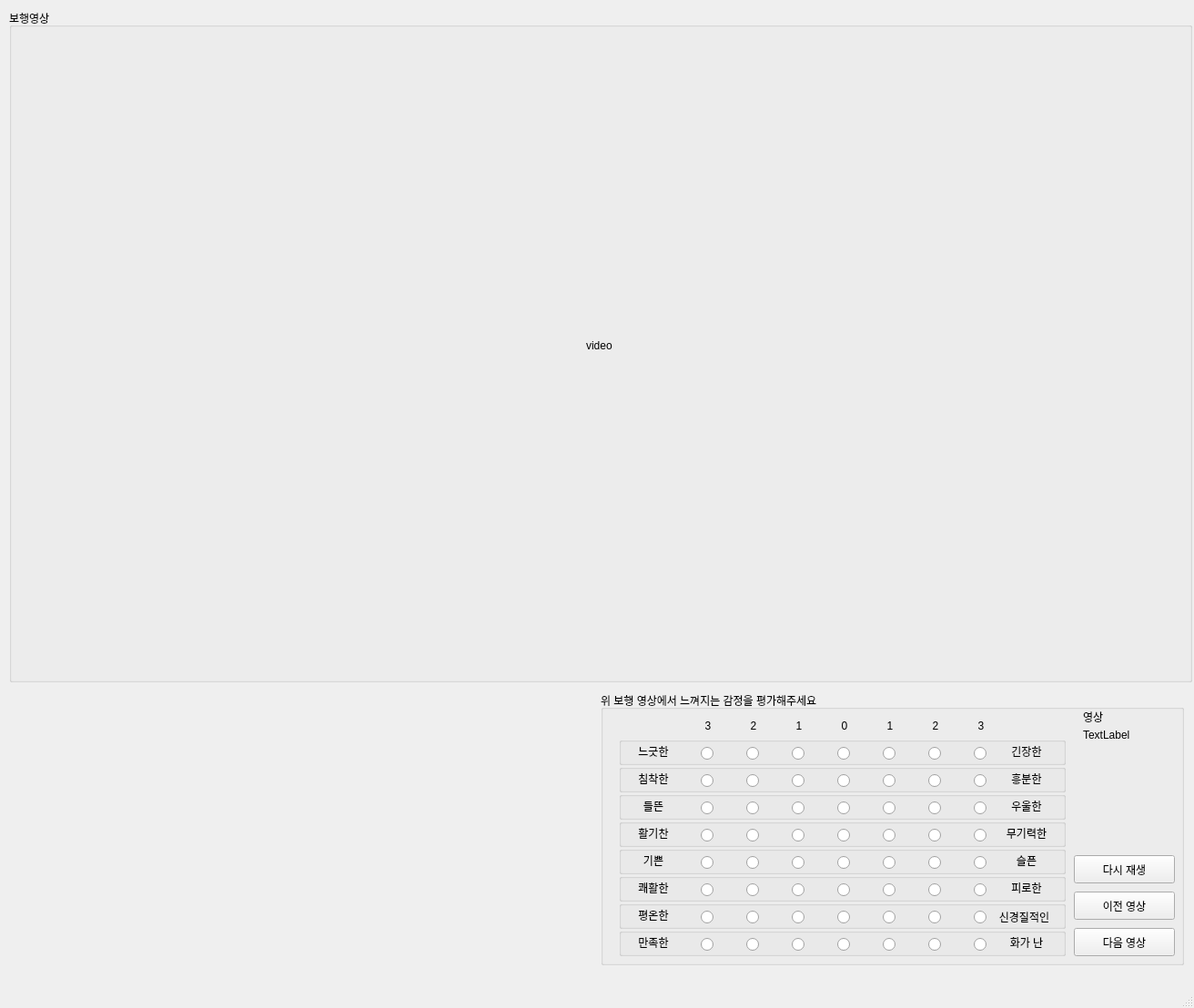
<?xml version="1.0" encoding="UTF-8"?>
<ui version="4.0">
 <class>MainWindow</class>
 <widget class="QMainWindow" name="MainWindow">
  <property name="geometry">
   <rect>
    <x>0</x>
    <y>0</y>
    <width>1312</width>
    <height>1108</height>
   </rect>
  </property>
  <property name="windowTitle">
   <string>MainWindow</string>
  </property>
  <widget class="QWidget" name="centralwidget">
   <widget class="QGroupBox" name="gait_vid">
    <property name="geometry">
     <rect>
      <x>10</x>
      <y>10</y>
      <width>1300</width>
      <height>740</height>
     </rect>
    </property>
    <property name="title">
     <string>보행영상</string>
    </property>
    <widget class="QLabel" name="vid_label">
     <property name="geometry">
      <rect>
       <x>10</x>
       <y>10</y>
       <width>1280</width>
       <height>720</height>
      </rect>
     </property>
     <property name="text">
      <string>video </string>
     </property>
     <property name="alignment">
      <set>Qt::AlignCenter</set>
     </property>
    </widget>
   </widget>
   <widget class="QGroupBox" name="groupBox_2">
    <property name="geometry">
     <rect>
      <x>660</x>
      <y>760</y>
      <width>641</width>
      <height>301</height>
     </rect>
    </property>
    <property name="title">
     <string>위 보행 영상에서 느껴지는 감정을 평가해주세요</string>
    </property>
    <widget class="QLabel" name="label">
     <property name="geometry">
      <rect>
       <x>110</x>
       <y>30</y>
       <width>16</width>
       <height>16</height>
      </rect>
     </property>
     <property name="text">
      <string>3</string>
     </property>
     <property name="alignment">
      <set>Qt::AlignCenter</set>
     </property>
    </widget>
    <widget class="QLabel" name="label_2">
     <property name="geometry">
      <rect>
       <x>160</x>
       <y>30</y>
       <width>16</width>
       <height>16</height>
      </rect>
     </property>
     <property name="text">
      <string>2</string>
     </property>
     <property name="alignment">
      <set>Qt::AlignCenter</set>
     </property>
    </widget>
    <widget class="QLabel" name="label_3">
     <property name="geometry">
      <rect>
       <x>210</x>
       <y>30</y>
       <width>16</width>
       <height>16</height>
      </rect>
     </property>
     <property name="text">
      <string>1</string>
     </property>
     <property name="alignment">
      <set>Qt::AlignCenter</set>
     </property>
    </widget>
    <widget class="QLabel" name="label_4">
     <property name="geometry">
      <rect>
       <x>260</x>
       <y>30</y>
       <width>16</width>
       <height>16</height>
      </rect>
     </property>
     <property name="text">
      <string>0</string>
     </property>
     <property name="alignment">
      <set>Qt::AlignCenter</set>
     </property>
    </widget>
    <widget class="QLabel" name="label_5">
     <property name="geometry">
      <rect>
       <x>310</x>
       <y>30</y>
       <width>16</width>
       <height>16</height>
      </rect>
     </property>
     <property name="text">
      <string>1</string>
     </property>
     <property name="alignment">
      <set>Qt::AlignCenter</set>
     </property>
    </widget>
    <widget class="QLabel" name="label_6">
     <property name="geometry">
      <rect>
       <x>360</x>
       <y>30</y>
       <width>16</width>
       <height>16</height>
      </rect>
     </property>
     <property name="text">
      <string>2</string>
     </property>
     <property name="alignment">
      <set>Qt::AlignCenter</set>
     </property>
    </widget>
    <widget class="QLabel" name="label_7">
     <property name="geometry">
      <rect>
       <x>410</x>
       <y>30</y>
       <width>16</width>
       <height>16</height>
      </rect>
     </property>
     <property name="text">
      <string>3</string>
     </property>
     <property name="alignment">
      <set>Qt::AlignCenter</set>
     </property>
    </widget>
    <widget class="QGroupBox" name="groupBox">
     <property name="geometry">
      <rect>
       <x>20</x>
       <y>50</y>
       <width>491</width>
       <height>31</height>
      </rect>
     </property>
     <property name="title">
      <string/>
     </property>
     <widget class="QLabel" name="label_24">
      <property name="geometry">
       <rect>
        <x>10</x>
        <y>10</y>
        <width>56</width>
        <height>12</height>
       </rect>
      </property>
      <property name="text">
       <string>느긋한</string>
      </property>
      <property name="alignment">
       <set>Qt::AlignCenter</set>
      </property>
     </widget>
     <widget class="QLabel" name="label_25">
      <property name="geometry">
       <rect>
        <x>420</x>
        <y>10</y>
        <width>56</width>
        <height>12</height>
       </rect>
      </property>
      <property name="text">
       <string>긴장한</string>
      </property>
      <property name="alignment">
       <set>Qt::AlignCenter</set>
      </property>
     </widget>
     <widget class="QRadioButton" name="radioButton">
      <property name="geometry">
       <rect>
        <x>90</x>
        <y>10</y>
        <width>16</width>
        <height>16</height>
       </rect>
      </property>
      <property name="text">
       <string/>
      </property>
     </widget>
     <widget class="QRadioButton" name="radioButton_2">
      <property name="geometry">
       <rect>
        <x>140</x>
        <y>10</y>
        <width>16</width>
        <height>16</height>
       </rect>
      </property>
      <property name="text">
       <string/>
      </property>
     </widget>
     <widget class="QRadioButton" name="radioButton_3">
      <property name="geometry">
       <rect>
        <x>190</x>
        <y>10</y>
        <width>16</width>
        <height>16</height>
       </rect>
      </property>
      <property name="text">
       <string/>
      </property>
     </widget>
     <widget class="QRadioButton" name="radioButton_4">
      <property name="geometry">
       <rect>
        <x>240</x>
        <y>10</y>
        <width>16</width>
        <height>16</height>
       </rect>
      </property>
      <property name="text">
       <string/>
      </property>
     </widget>
     <widget class="QRadioButton" name="radioButton_5">
      <property name="geometry">
       <rect>
        <x>290</x>
        <y>10</y>
        <width>16</width>
        <height>16</height>
       </rect>
      </property>
      <property name="text">
       <string/>
      </property>
     </widget>
     <widget class="QRadioButton" name="radioButton_6">
      <property name="geometry">
       <rect>
        <x>340</x>
        <y>10</y>
        <width>16</width>
        <height>16</height>
       </rect>
      </property>
      <property name="text">
       <string/>
      </property>
     </widget>
     <widget class="QRadioButton" name="radioButton_7">
      <property name="geometry">
       <rect>
        <x>390</x>
        <y>10</y>
        <width>16</width>
        <height>16</height>
       </rect>
      </property>
      <property name="text">
       <string/>
      </property>
     </widget>
    </widget>
    <widget class="QGroupBox" name="groupBox_3">
     <property name="geometry">
      <rect>
       <x>20</x>
       <y>80</y>
       <width>491</width>
       <height>31</height>
      </rect>
     </property>
     <property name="title">
      <string/>
     </property>
     <widget class="QLabel" name="label_26">
      <property name="geometry">
       <rect>
        <x>10</x>
        <y>10</y>
        <width>56</width>
        <height>12</height>
       </rect>
      </property>
      <property name="text">
       <string>침착한</string>
      </property>
      <property name="alignment">
       <set>Qt::AlignCenter</set>
      </property>
     </widget>
     <widget class="QLabel" name="label_27">
      <property name="geometry">
       <rect>
        <x>420</x>
        <y>10</y>
        <width>56</width>
        <height>12</height>
       </rect>
      </property>
      <property name="text">
       <string>흥분한</string>
      </property>
      <property name="alignment">
       <set>Qt::AlignCenter</set>
      </property>
     </widget>
     <widget class="QRadioButton" name="radioButton_8">
      <property name="geometry">
       <rect>
        <x>90</x>
        <y>10</y>
        <width>16</width>
        <height>16</height>
       </rect>
      </property>
      <property name="text">
       <string/>
      </property>
     </widget>
     <widget class="QRadioButton" name="radioButton_9">
      <property name="geometry">
       <rect>
        <x>140</x>
        <y>10</y>
        <width>16</width>
        <height>16</height>
       </rect>
      </property>
      <property name="text">
       <string/>
      </property>
     </widget>
     <widget class="QRadioButton" name="radioButton_10">
      <property name="geometry">
       <rect>
        <x>190</x>
        <y>10</y>
        <width>16</width>
        <height>16</height>
       </rect>
      </property>
      <property name="text">
       <string/>
      </property>
     </widget>
     <widget class="QRadioButton" name="radioButton_11">
      <property name="geometry">
       <rect>
        <x>240</x>
        <y>10</y>
        <width>16</width>
        <height>16</height>
       </rect>
      </property>
      <property name="text">
       <string/>
      </property>
     </widget>
     <widget class="QRadioButton" name="radioButton_12">
      <property name="geometry">
       <rect>
        <x>290</x>
        <y>10</y>
        <width>16</width>
        <height>16</height>
       </rect>
      </property>
      <property name="text">
       <string/>
      </property>
     </widget>
     <widget class="QRadioButton" name="radioButton_13">
      <property name="geometry">
       <rect>
        <x>340</x>
        <y>10</y>
        <width>16</width>
        <height>16</height>
       </rect>
      </property>
      <property name="text">
       <string/>
      </property>
     </widget>
     <widget class="QRadioButton" name="radioButton_14">
      <property name="geometry">
       <rect>
        <x>390</x>
        <y>10</y>
        <width>16</width>
        <height>16</height>
       </rect>
      </property>
      <property name="text">
       <string/>
      </property>
     </widget>
    </widget>
    <widget class="QGroupBox" name="groupBox_4">
     <property name="geometry">
      <rect>
       <x>20</x>
       <y>110</y>
       <width>491</width>
       <height>31</height>
      </rect>
     </property>
     <property name="title">
      <string/>
     </property>
     <widget class="QLabel" name="label_28">
      <property name="geometry">
       <rect>
        <x>10</x>
        <y>10</y>
        <width>56</width>
        <height>12</height>
       </rect>
      </property>
      <property name="text">
       <string>들뜬</string>
      </property>
      <property name="alignment">
       <set>Qt::AlignCenter</set>
      </property>
     </widget>
     <widget class="QLabel" name="label_29">
      <property name="geometry">
       <rect>
        <x>420</x>
        <y>10</y>
        <width>56</width>
        <height>12</height>
       </rect>
      </property>
      <property name="text">
       <string>우울한</string>
      </property>
      <property name="alignment">
       <set>Qt::AlignCenter</set>
      </property>
     </widget>
     <widget class="QRadioButton" name="radioButton_15">
      <property name="geometry">
       <rect>
        <x>90</x>
        <y>10</y>
        <width>16</width>
        <height>16</height>
       </rect>
      </property>
      <property name="text">
       <string/>
      </property>
     </widget>
     <widget class="QRadioButton" name="radioButton_16">
      <property name="geometry">
       <rect>
        <x>140</x>
        <y>10</y>
        <width>16</width>
        <height>16</height>
       </rect>
      </property>
      <property name="text">
       <string/>
      </property>
     </widget>
     <widget class="QRadioButton" name="radioButton_17">
      <property name="geometry">
       <rect>
        <x>190</x>
        <y>10</y>
        <width>16</width>
        <height>16</height>
       </rect>
      </property>
      <property name="text">
       <string/>
      </property>
     </widget>
     <widget class="QRadioButton" name="radioButton_18">
      <property name="geometry">
       <rect>
        <x>240</x>
        <y>10</y>
        <width>16</width>
        <height>16</height>
       </rect>
      </property>
      <property name="text">
       <string/>
      </property>
     </widget>
     <widget class="QRadioButton" name="radioButton_19">
      <property name="geometry">
       <rect>
        <x>290</x>
        <y>10</y>
        <width>16</width>
        <height>16</height>
       </rect>
      </property>
      <property name="text">
       <string/>
      </property>
     </widget>
     <widget class="QRadioButton" name="radioButton_20">
      <property name="geometry">
       <rect>
        <x>340</x>
        <y>10</y>
        <width>16</width>
        <height>16</height>
       </rect>
      </property>
      <property name="text">
       <string/>
      </property>
     </widget>
     <widget class="QRadioButton" name="radioButton_21">
      <property name="geometry">
       <rect>
        <x>390</x>
        <y>10</y>
        <width>16</width>
        <height>16</height>
       </rect>
      </property>
      <property name="text">
       <string/>
      </property>
     </widget>
    </widget>
    <widget class="QGroupBox" name="groupBox_5">
     <property name="geometry">
      <rect>
       <x>20</x>
       <y>140</y>
       <width>491</width>
       <height>31</height>
      </rect>
     </property>
     <property name="title">
      <string/>
     </property>
     <widget class="QLabel" name="label_30">
      <property name="geometry">
       <rect>
        <x>10</x>
        <y>10</y>
        <width>56</width>
        <height>12</height>
       </rect>
      </property>
      <property name="text">
       <string>활기찬</string>
      </property>
      <property name="alignment">
       <set>Qt::AlignCenter</set>
      </property>
     </widget>
     <widget class="QLabel" name="label_31">
      <property name="geometry">
       <rect>
        <x>420</x>
        <y>10</y>
        <width>56</width>
        <height>12</height>
       </rect>
      </property>
      <property name="text">
       <string>무기력한</string>
      </property>
      <property name="alignment">
       <set>Qt::AlignCenter</set>
      </property>
     </widget>
     <widget class="QRadioButton" name="radioButton_22">
      <property name="geometry">
       <rect>
        <x>90</x>
        <y>10</y>
        <width>16</width>
        <height>16</height>
       </rect>
      </property>
      <property name="text">
       <string/>
      </property>
     </widget>
     <widget class="QRadioButton" name="radioButton_23">
      <property name="geometry">
       <rect>
        <x>140</x>
        <y>10</y>
        <width>16</width>
        <height>16</height>
       </rect>
      </property>
      <property name="text">
       <string/>
      </property>
     </widget>
     <widget class="QRadioButton" name="radioButton_24">
      <property name="geometry">
       <rect>
        <x>190</x>
        <y>10</y>
        <width>16</width>
        <height>16</height>
       </rect>
      </property>
      <property name="text">
       <string/>
      </property>
     </widget>
     <widget class="QRadioButton" name="radioButton_25">
      <property name="geometry">
       <rect>
        <x>240</x>
        <y>10</y>
        <width>16</width>
        <height>16</height>
       </rect>
      </property>
      <property name="text">
       <string/>
      </property>
     </widget>
     <widget class="QRadioButton" name="radioButton_26">
      <property name="geometry">
       <rect>
        <x>290</x>
        <y>10</y>
        <width>16</width>
        <height>16</height>
       </rect>
      </property>
      <property name="text">
       <string/>
      </property>
     </widget>
     <widget class="QRadioButton" name="radioButton_27">
      <property name="geometry">
       <rect>
        <x>340</x>
        <y>10</y>
        <width>16</width>
        <height>16</height>
       </rect>
      </property>
      <property name="text">
       <string/>
      </property>
     </widget>
     <widget class="QRadioButton" name="radioButton_28">
      <property name="geometry">
       <rect>
        <x>390</x>
        <y>10</y>
        <width>16</width>
        <height>16</height>
       </rect>
      </property>
      <property name="text">
       <string/>
      </property>
     </widget>
    </widget>
    <widget class="QGroupBox" name="groupBox_6">
     <property name="geometry">
      <rect>
       <x>20</x>
       <y>170</y>
       <width>491</width>
       <height>31</height>
      </rect>
     </property>
     <property name="title">
      <string/>
     </property>
     <widget class="QLabel" name="label_32">
      <property name="geometry">
       <rect>
        <x>10</x>
        <y>10</y>
        <width>56</width>
        <height>12</height>
       </rect>
      </property>
      <property name="text">
       <string>기쁜</string>
      </property>
      <property name="alignment">
       <set>Qt::AlignCenter</set>
      </property>
     </widget>
     <widget class="QLabel" name="label_33">
      <property name="geometry">
       <rect>
        <x>420</x>
        <y>10</y>
        <width>56</width>
        <height>12</height>
       </rect>
      </property>
      <property name="text">
       <string>슬픈</string>
      </property>
      <property name="alignment">
       <set>Qt::AlignCenter</set>
      </property>
     </widget>
     <widget class="QRadioButton" name="radioButton_29">
      <property name="geometry">
       <rect>
        <x>90</x>
        <y>10</y>
        <width>16</width>
        <height>16</height>
       </rect>
      </property>
      <property name="text">
       <string/>
      </property>
     </widget>
     <widget class="QRadioButton" name="radioButton_30">
      <property name="geometry">
       <rect>
        <x>140</x>
        <y>10</y>
        <width>16</width>
        <height>16</height>
       </rect>
      </property>
      <property name="text">
       <string/>
      </property>
     </widget>
     <widget class="QRadioButton" name="radioButton_31">
      <property name="geometry">
       <rect>
        <x>190</x>
        <y>10</y>
        <width>16</width>
        <height>16</height>
       </rect>
      </property>
      <property name="text">
       <string/>
      </property>
     </widget>
     <widget class="QRadioButton" name="radioButton_32">
      <property name="geometry">
       <rect>
        <x>240</x>
        <y>10</y>
        <width>16</width>
        <height>16</height>
       </rect>
      </property>
      <property name="text">
       <string/>
      </property>
     </widget>
     <widget class="QRadioButton" name="radioButton_33">
      <property name="geometry">
       <rect>
        <x>290</x>
        <y>10</y>
        <width>16</width>
        <height>16</height>
       </rect>
      </property>
      <property name="text">
       <string/>
      </property>
     </widget>
     <widget class="QRadioButton" name="radioButton_34">
      <property name="geometry">
       <rect>
        <x>340</x>
        <y>10</y>
        <width>16</width>
        <height>16</height>
       </rect>
      </property>
      <property name="text">
       <string/>
      </property>
     </widget>
     <widget class="QRadioButton" name="radioButton_35">
      <property name="geometry">
       <rect>
        <x>390</x>
        <y>10</y>
        <width>16</width>
        <height>16</height>
       </rect>
      </property>
      <property name="text">
       <string/>
      </property>
     </widget>
    </widget>
    <widget class="QGroupBox" name="groupBox_7">
     <property name="geometry">
      <rect>
       <x>20</x>
       <y>200</y>
       <width>491</width>
       <height>31</height>
      </rect>
     </property>
     <property name="title">
      <string/>
     </property>
     <widget class="QLabel" name="label_34">
      <property name="geometry">
       <rect>
        <x>10</x>
        <y>10</y>
        <width>56</width>
        <height>12</height>
       </rect>
      </property>
      <property name="text">
       <string>쾌활한</string>
      </property>
      <property name="alignment">
       <set>Qt::AlignCenter</set>
      </property>
     </widget>
     <widget class="QLabel" name="label_35">
      <property name="geometry">
       <rect>
        <x>420</x>
        <y>10</y>
        <width>56</width>
        <height>12</height>
       </rect>
      </property>
      <property name="text">
       <string>피로한</string>
      </property>
      <property name="alignment">
       <set>Qt::AlignCenter</set>
      </property>
     </widget>
     <widget class="QRadioButton" name="radioButton_36">
      <property name="geometry">
       <rect>
        <x>90</x>
        <y>10</y>
        <width>16</width>
        <height>16</height>
       </rect>
      </property>
      <property name="text">
       <string/>
      </property>
     </widget>
     <widget class="QRadioButton" name="radioButton_37">
      <property name="geometry">
       <rect>
        <x>140</x>
        <y>10</y>
        <width>16</width>
        <height>16</height>
       </rect>
      </property>
      <property name="text">
       <string/>
      </property>
     </widget>
     <widget class="QRadioButton" name="radioButton_38">
      <property name="geometry">
       <rect>
        <x>190</x>
        <y>10</y>
        <width>16</width>
        <height>16</height>
       </rect>
      </property>
      <property name="text">
       <string/>
      </property>
     </widget>
     <widget class="QRadioButton" name="radioButton_39">
      <property name="geometry">
       <rect>
        <x>240</x>
        <y>10</y>
        <width>16</width>
        <height>16</height>
       </rect>
      </property>
      <property name="text">
       <string/>
      </property>
     </widget>
     <widget class="QRadioButton" name="radioButton_40">
      <property name="geometry">
       <rect>
        <x>290</x>
        <y>10</y>
        <width>16</width>
        <height>16</height>
       </rect>
      </property>
      <property name="text">
       <string/>
      </property>
     </widget>
     <widget class="QRadioButton" name="radioButton_41">
      <property name="geometry">
       <rect>
        <x>340</x>
        <y>10</y>
        <width>16</width>
        <height>16</height>
       </rect>
      </property>
      <property name="text">
       <string/>
      </property>
     </widget>
     <widget class="QRadioButton" name="radioButton_42">
      <property name="geometry">
       <rect>
        <x>390</x>
        <y>10</y>
        <width>16</width>
        <height>16</height>
       </rect>
      </property>
      <property name="text">
       <string/>
      </property>
     </widget>
    </widget>
    <widget class="QGroupBox" name="groupBox_8">
     <property name="geometry">
      <rect>
       <x>20</x>
       <y>230</y>
       <width>491</width>
       <height>31</height>
      </rect>
     </property>
     <property name="title">
      <string/>
     </property>
     <widget class="QLabel" name="label_36">
      <property name="geometry">
       <rect>
        <x>10</x>
        <y>10</y>
        <width>56</width>
        <height>12</height>
       </rect>
      </property>
      <property name="text">
       <string>평온한</string>
      </property>
      <property name="alignment">
       <set>Qt::AlignCenter</set>
      </property>
     </widget>
     <widget class="QLabel" name="label_37">
      <property name="geometry">
       <rect>
        <x>410</x>
        <y>10</y>
        <width>71</width>
        <height>16</height>
       </rect>
      </property>
      <property name="text">
       <string>신경질적인</string>
      </property>
      <property name="alignment">
       <set>Qt::AlignCenter</set>
      </property>
     </widget>
     <widget class="QRadioButton" name="radioButton_43">
      <property name="geometry">
       <rect>
        <x>90</x>
        <y>10</y>
        <width>16</width>
        <height>16</height>
       </rect>
      </property>
      <property name="text">
       <string/>
      </property>
     </widget>
     <widget class="QRadioButton" name="radioButton_44">
      <property name="geometry">
       <rect>
        <x>140</x>
        <y>10</y>
        <width>16</width>
        <height>16</height>
       </rect>
      </property>
      <property name="text">
       <string/>
      </property>
     </widget>
     <widget class="QRadioButton" name="radioButton_45">
      <property name="geometry">
       <rect>
        <x>190</x>
        <y>10</y>
        <width>16</width>
        <height>16</height>
       </rect>
      </property>
      <property name="text">
       <string/>
      </property>
     </widget>
     <widget class="QRadioButton" name="radioButton_46">
      <property name="geometry">
       <rect>
        <x>240</x>
        <y>10</y>
        <width>16</width>
        <height>16</height>
       </rect>
      </property>
      <property name="text">
       <string/>
      </property>
     </widget>
     <widget class="QRadioButton" name="radioButton_47">
      <property name="geometry">
       <rect>
        <x>290</x>
        <y>10</y>
        <width>16</width>
        <height>16</height>
       </rect>
      </property>
      <property name="text">
       <string/>
      </property>
     </widget>
     <widget class="QRadioButton" name="radioButton_48">
      <property name="geometry">
       <rect>
        <x>340</x>
        <y>10</y>
        <width>16</width>
        <height>16</height>
       </rect>
      </property>
      <property name="text">
       <string/>
      </property>
     </widget>
     <widget class="QRadioButton" name="radioButton_49">
      <property name="geometry">
       <rect>
        <x>390</x>
        <y>10</y>
        <width>16</width>
        <height>16</height>
       </rect>
      </property>
      <property name="text">
       <string/>
      </property>
     </widget>
    </widget>
    <widget class="QGroupBox" name="groupBox_9">
     <property name="geometry">
      <rect>
       <x>20</x>
       <y>260</y>
       <width>491</width>
       <height>31</height>
      </rect>
     </property>
     <property name="title">
      <string/>
     </property>
     <widget class="QLabel" name="label_38">
      <property name="geometry">
       <rect>
        <x>10</x>
        <y>10</y>
        <width>56</width>
        <height>12</height>
       </rect>
      </property>
      <property name="text">
       <string>만족한</string>
      </property>
      <property name="alignment">
       <set>Qt::AlignCenter</set>
      </property>
     </widget>
     <widget class="QLabel" name="label_39">
      <property name="geometry">
       <rect>
        <x>420</x>
        <y>10</y>
        <width>56</width>
        <height>12</height>
       </rect>
      </property>
      <property name="text">
       <string>화가 난</string>
      </property>
      <property name="alignment">
       <set>Qt::AlignCenter</set>
      </property>
     </widget>
     <widget class="QRadioButton" name="radioButton_50">
      <property name="geometry">
       <rect>
        <x>90</x>
        <y>10</y>
        <width>16</width>
        <height>16</height>
       </rect>
      </property>
      <property name="text">
       <string/>
      </property>
     </widget>
     <widget class="QRadioButton" name="radioButton_51">
      <property name="geometry">
       <rect>
        <x>140</x>
        <y>10</y>
        <width>16</width>
        <height>16</height>
       </rect>
      </property>
      <property name="text">
       <string/>
      </property>
     </widget>
     <widget class="QRadioButton" name="radioButton_52">
      <property name="geometry">
       <rect>
        <x>190</x>
        <y>10</y>
        <width>16</width>
        <height>16</height>
       </rect>
      </property>
      <property name="text">
       <string/>
      </property>
     </widget>
     <widget class="QRadioButton" name="radioButton_53">
      <property name="geometry">
       <rect>
        <x>240</x>
        <y>10</y>
        <width>16</width>
        <height>16</height>
       </rect>
      </property>
      <property name="text">
       <string/>
      </property>
     </widget>
     <widget class="QRadioButton" name="radioButton_54">
      <property name="geometry">
       <rect>
        <x>290</x>
        <y>10</y>
        <width>16</width>
        <height>16</height>
       </rect>
      </property>
      <property name="text">
       <string/>
      </property>
     </widget>
     <widget class="QRadioButton" name="radioButton_55">
      <property name="geometry">
       <rect>
        <x>340</x>
        <y>10</y>
        <width>16</width>
        <height>16</height>
       </rect>
      </property>
      <property name="text">
       <string/>
      </property>
     </widget>
     <widget class="QRadioButton" name="radioButton_56">
      <property name="geometry">
       <rect>
        <x>390</x>
        <y>10</y>
        <width>16</width>
        <height>16</height>
       </rect>
      </property>
      <property name="text">
       <string/>
      </property>
     </widget>
    </widget>
    <widget class="QPushButton" name="next_button">
     <property name="geometry">
      <rect>
       <x>520</x>
       <y>260</y>
       <width>111</width>
       <height>31</height>
      </rect>
     </property>
     <property name="text">
      <string>다음 영상</string>
     </property>
    </widget>
    <widget class="QPushButton" name="prev_button">
     <property name="geometry">
      <rect>
       <x>520</x>
       <y>220</y>
       <width>111</width>
       <height>31</height>
      </rect>
     </property>
     <property name="text">
      <string>이전 영상</string>
     </property>
    </widget>
    <widget class="QPushButton" name="pushButton_3">
     <property name="geometry">
      <rect>
       <x>520</x>
       <y>180</y>
       <width>111</width>
       <height>31</height>
      </rect>
     </property>
     <property name="text">
      <string>다시 재생</string>
     </property>
    </widget>
    <widget class="QLabel" name="label_8">
     <property name="geometry">
      <rect>
       <x>530</x>
       <y>20</y>
       <width>101</width>
       <height>16</height>
      </rect>
     </property>
     <property name="text">
      <string>영상</string>
     </property>
    </widget>
    <widget class="QLabel" name="label_9">
     <property name="geometry">
      <rect>
       <x>530</x>
       <y>40</y>
       <width>101</width>
       <height>16</height>
      </rect>
     </property>
     <property name="text">
      <string>TextLabel</string>
     </property>
    </widget>
   </widget>
  </widget>
  <widget class="QMenuBar" name="menubar">
   <property name="geometry">
    <rect>
     <x>0</x>
     <y>0</y>
     <width>1312</width>
     <height>21</height>
    </rect>
   </property>
  </widget>
  <widget class="QStatusBar" name="statusbar"/>
 </widget>
 <resources/>
 <connections/>
</ui>
